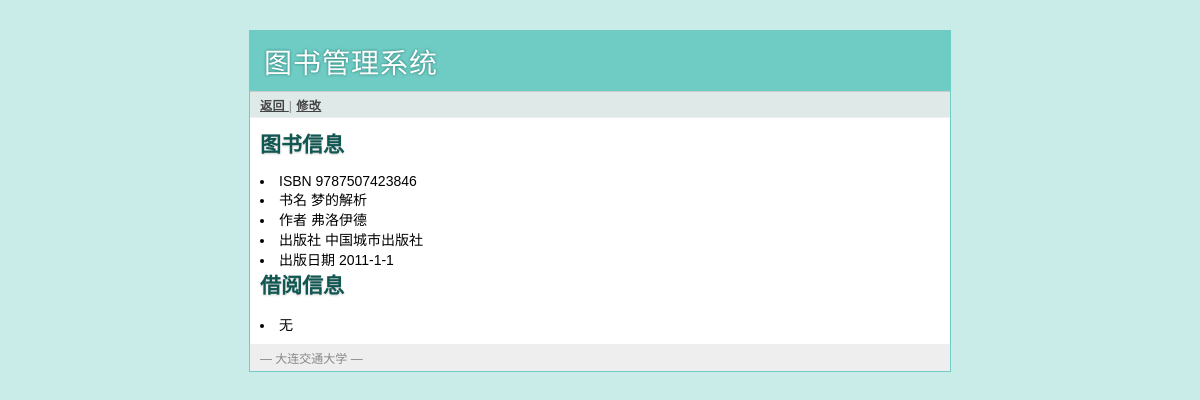
The app's page /manager/book/9787507423846 (signed in) with its own data.
### tables this page shows
CREATE TABLE books(
       book_id text primary key,
       book_name text not null,
       author text not null,
       publish_com text not null,
       publish_date text not null
);

### book.py (the view, shortened to what this page needs)
@app.route('/manager/book/<id>', methods=['GET', 'POST'])
def manager_book(id):
	manager_judge()
	error = None
	name = query_db('''select user_name from borrows where book_id = ?''', [id], one=True)
	book = query_db('''select * from books where book_id = ?''', [id], one=True)
	reader = query_db('''select * from borrows where book_id = ?''', [id], one=True)
	current_time = time.strftime('%Y-%m-%d',time.localtime(time.time()))
	return render_template('manager_book.html', book = book, reader = reader)

### book.py (called while the page is built)
def get_db():
	top = _app_ctx_stack.top
	if not hasattr(top, 'sqlite_db'):
		top.sqlite_db = sqlite3.connect(app.config['DATABASE'])
		top.sqlite_db.row_factory = sqlite3.Row
	return top.sqlite_db

@app.teardown_appcontext
def close_database(exception):
	top = _app_ctx_stack.top
	if hasattr(top, 'sqlite_db'):
		top.sqlite_db.close()

def query_db(query, args=(), one=False):
	cur = get_db().execute(query, args)
	rv = cur.fetchall()
	return (rv[0] if rv else None) if one else rv

@app.before_request
def before_request():
	g.user = None
	if 'user_id' in session:
		g.user = session['user_id']

def manager_judge():
	if not session['user_id']:
		error = 'Invalid manager, please login'
		return render_template('manager_login.html', error = error)

### templates/manager_book.html (shortened to what this page needs)
{% extends "layout.html" %}
{% block link %}
	<a href="{{ url_for('manager_books') }}"> 返回  </a> |
	{% if book %}
	<a href="{{ url_for('manager_modify', id=book.book_id)}}"> 修改 </a>
	{% endif%}
{% endblock %}
{% block body  %}
	<h2> 图书信息 </h2>
	{% if book %}
	<li> ISBN            	{{book.book_id}} </li>
	<li> 书名        		{{book.book_name}} </li>
	<li> 作者        		{{book.author}} </li>
	<li> 出版社     	{{book.publish_com}} </li>
	<li> 出版日期   	{{book.publish_date}} </li>
	{% endif %}
	<h2 > 借阅信息 </h2>
	{% if reader  %}
	<li> 借阅者姓名 {{reader.user_name}}</li>
	<li> 借阅日期  {{reader.date_borrow}}</li>
	<li> 还书日期  {{reader.date_return}}</li>
	<form action="" method=post>
	  <div class=actions>
	    <input type=submit value="归还">
	    </div>
	</form>
	{% else %}
	<li> 无 </li>
	{% endif %}
{% endblock %}

### static/style.css (style rules this page uses)
a { color: #26776F; }
div.page div.navigation a { color: #444; font-weight: bold; }
div.page h2 { margin: 0 0 15px 0; color: #105751; text-shadow: 0 1px 2px #ccc; }

### records on screen
books: book_id "9787507423846", book_name "梦的解析", author "弗洛伊德", publish_com "中国城市出版社", publish_date "2011-1-1"
